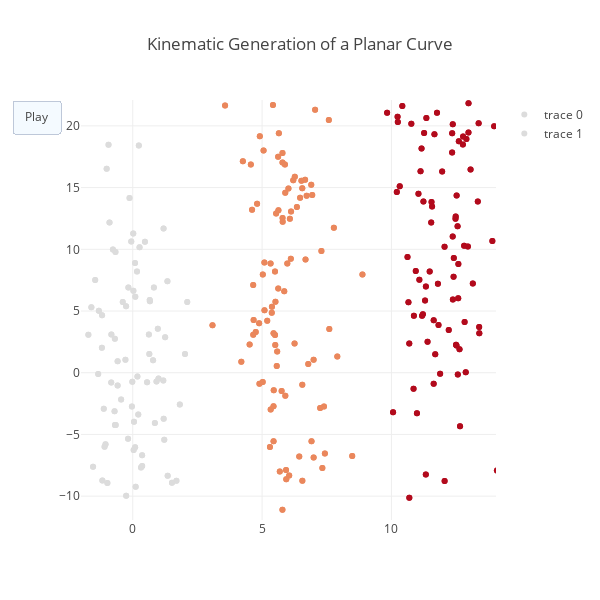

The notebook cell this image was saved under:
### Code cell
ct.visualize(vectores,colores,movimiento)

### Figure 1 — Plotly figure (JSON) as saved in the notebook; plotly's stock layout.template omitted (floating-point values rounded to 4 significant figures; data arrays with more than 128 entries replaced by an {"elided": "..."} marker saying what was removed)
{"data": [{"marker": {"color": {"elided": "300 int values"}}, "mode": "markers", "type": "scatter", "uid": "e3017170-a17d-11e8-91bb-a0afbd790b07", "x": {"elided": "300 float values"}, "y": {"elided": "300 float values"}}, {"marker": {"color": {"elided": "300 int values"}}, "mode": "markers", "type": "scatter", "uid": "e3017171-a17d-11e8-acae-a0afbd790b07", "x": {"elided": "300 float values"}, "y": {"elided": "300 float values"}}], "layout": {"height": 600, "hovermode": "closest", "title": "Kinematic Generation of a Planar Curve", "updatemenus": [{"buttons": [{"args": [null], "label": "Play", "method": "animate"}], "type": "buttons"}], "width": 600, "xaxis": {"autorange": false, "range": [-2, 14.04], "zeroline": false}, "yaxis": {"autorange": false, "range": [-11.93, 22.1], "zeroline": false}}}
